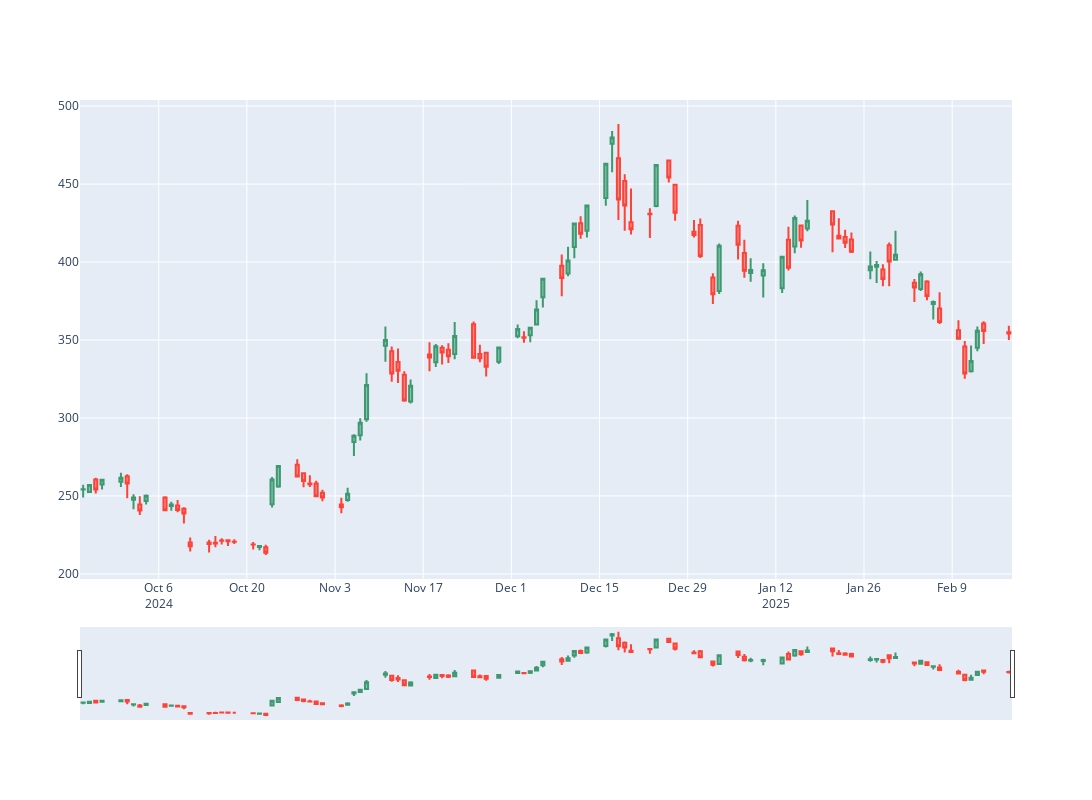

The notebook cell saved with this chart:
### Code cell
client.plot_candlestick(df4)
